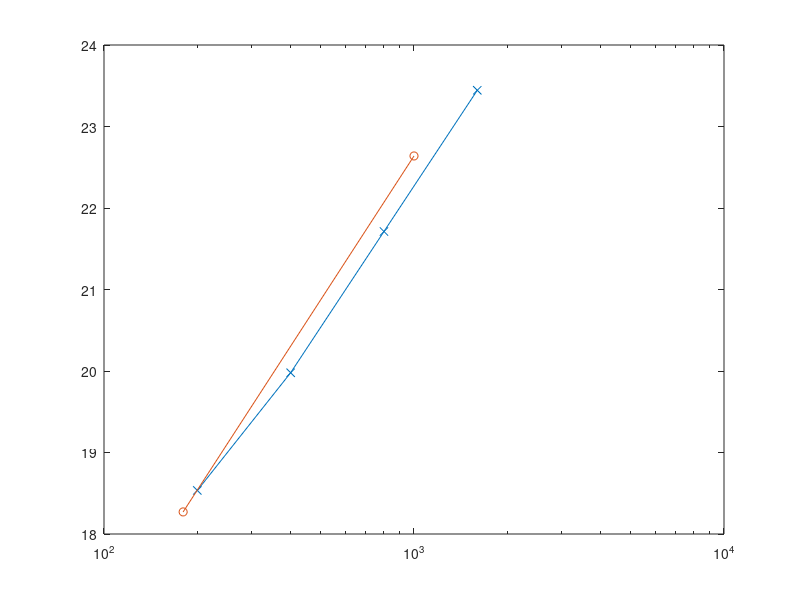

The MATLAB source for this figure:
re = [200 400 800 1600];
uinf = [18.534401289144565 19.978661 21.711529  23.444397];

re_dns = [180 1000];
uinf_dns = [18.2710 22.638488632724943];
semilogx(re,uinf,'-x');
hold on
semilogx(re_dns,uinf_dns,'-o')

